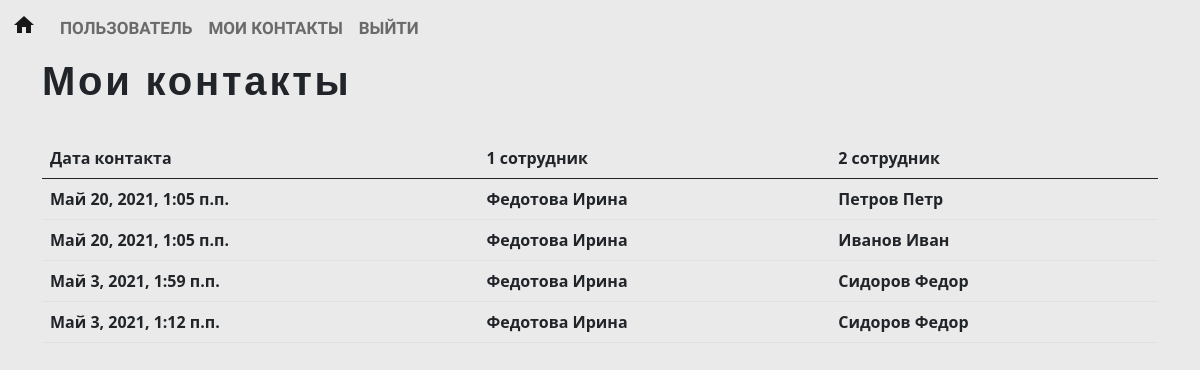
Page /contacts (signed in) on the committed database.
### main/models.py (models this page shows, shortened)
class Contact(models.Model):
	first_user = models.ForeignKey(User, on_delete=models.CASCADE, related_name='+')
	second_user = models.ForeignKey(User, on_delete=models.CASCADE,  related_name='+')
	date = models.DateTimeField()
	class Meta:
		ordering = ('-date', )
		verbose_name = 'контакт'
		verbose_name_plural = 'контакты'

### main/views.py (the view)
# urls.py: path('contacts', views.contacts, name='contacts'),
def contacts(request):
	if not can_i_let_him_in(request):
		return redirect('login')
	user = request.user
	contact_list = Contact.objects.all()
	if user.is_staff:
		return render(request, 'contacts.html', {'contacts' : contact_list, 'empty' : len(contact_list) == 0, 'to_ill' : True})
	our_contact_list = []
	for contact in contact_list:
		if contact.first_user.username == user.username or contact.second_user.username == user.username:
			our_contact_list.append(contact)
	return render(request, 'contacts.html', {'contacts' : our_contact_list, 'empty' : len(our_contact_list) == 0})

### main/views.py (called while the page is built)
def can_i_let_him_in(request):
	return (request.user.is_authenticated and not request.user.is_superuser)

### main/templates/contacts.html (shortened to what this page needs)
{% extends 'base.html' %}
{% block content %}
<div class="container">
	<h1 class="text_title">
		{% if request.user.is_staff %}
			Контакты сотрудников
		{% else %}
			Мои контакты
		{% endif %}
	</h1>
	<br>
	{% if not empty %}
		<div>
			<table class="table">
			  <thead>
			    <tr>
			      <th scope="col">Дата контакта</th>
			      <th scope="col">1 сотрудник</th>
			      <th scope="col">2 сотрудник</th>
			    </tr>
			  </thead>
			  <tbody>
			{% for contact in contacts %}
				{% if request.user.is_staff %}
				<tr>
					<th>{{contact.date}}</th>
					<th><a class="link-dark" href="{% url 'info_about_person' contact.first_user.id %}">{{contact.first_user.last_name}}  {{contact.first_user.first_name}}</a>
						{% if contact.first_user.groups.all.0.name == 'ill' %}
							<span class="material-icons text-danger">coronavirus</span>
						{% endif %}
					</th>
					<th><a class="link-dark" href="{% url 'info_about_person' contact.second_user.id %}">{{contact.second_user.last_name}} {{contact.second_user.first_name}}</a>
						{% if contact.second_user.groups.all.0.name == 'ill' %}
							<span class="material-icons text-danger">coronavirus</span>
					{% endif %}
					</th>
				</tr>
				{% else %}
				<tr>
					<th>{{contact.date}}</th>
					<th>{{contact.first_user.last_name}} {{contact.first_user.first_name}}</th>
					<th>{{contact.second_user.last_name}} {{contact.second_user.first_name}}</th>
				</tr>
				{% endif %}
 			{% endfor %}
			  </tbody>
				</table>
		</div>
	{% endif %}
</div>
{% endblock %}

### main/templates/base.html (style rules this page uses)
body { background-color: #EAEAEA; }
.text_title { font-family: 'Open Sans Condensed', sans-serif; font-family: 'Roboto', sans-serif; letter-spacing: 0.07em; font-weight: bold; }

### rows in the picture
Contact: date "Май 20, 2021, 1:05 п.п.", first_user.last_name "Федотова", first_user.first_name "Ирина", second_user.last_name "Петров", second_user.first_name "Петр"
Contact: date "Май 20, 2021, 1:05 п.п.", first_user.last_name "Федотова", first_user.first_name "Ирина", second_user.last_name "Иванов", second_user.first_name "Иван"
Contact: date "Май 3, 2021, 1:59 п.п.", first_user.last_name "Федотова", first_user.first_name "Ирина", second_user.last_name "Сидоров", second_user.first_name "Федор"
Contact: date "Май 3, 2021, 1:12 п.п.", first_user.last_name "Федотова", first_user.first_name "Ирина", second_user.last_name "Сидоров", second_user.first_name "Федор"
